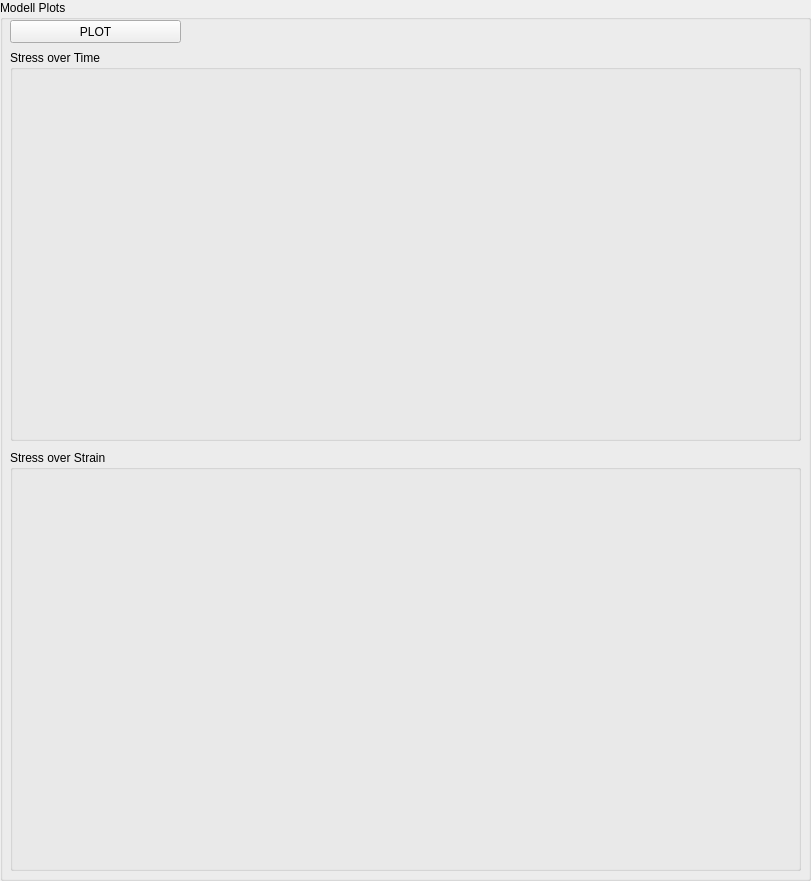
  <widget class="QGroupBox" name="Modell_Plot">
   <property name="enabled">
    <bool>true</bool>
   </property>
   <property name="geometry">
    <rect>
     <x>630</x>
     <y>10</y>
     <width>811</width>
     <height>881</height>
    </rect>
   </property>
   <property name="sizePolicy">
    <sizepolicy hsizetype="Preferred" vsizetype="Preferred">
     <horstretch>8</horstretch>
     <verstretch>8</verstretch>
    </sizepolicy>
   </property>
   <property name="font">
    <font>
     <family>Arial</family>
    </font>
   </property>
   <property name="title">
    <string>Modell Plots</string>
   </property>
   <widget class="QGroupBox" name="Stress_Time_Plot">
    <property name="geometry">
     <rect>
      <x>10</x>
      <y>50</y>
      <width>791</width>
      <height>391</height>
     </rect>
    </property>
    <property name="font">
     <font>
      <family>Arial</family>
     </font>
    </property>
    <property name="title">
     <string>Stress over Time</string>
    </property>
    <widget class="QWidget" name="PLOT_WIN_STRESS_TIME" native="true">
     <property name="geometry">
      <rect>
       <x>20</x>
       <y>20</y>
       <width>761</width>
       <height>361</height>
      </rect>
     </property>
     <property name="font">
      <font>
       <family>Arial</family>
      </font>
     </property>
     <property name="layoutDirection">
      <enum>Qt::LeftToRight</enum>
     </property>
     <property name="autoFillBackground">
      <bool>false</bool>
     </property>
     <widget class="QWidget" name="verticalLayoutWidget_2">
      <property name="geometry">
       <rect>
        <x>0</x>
        <y>0</y>
        <width>761</width>
        <height>311</height>
       </rect>
      </property>
      <property name="font">
       <font>
        <family>Arial</family>
       </font>
      </property>
      <layout class="QVBoxLayout" name="PLOT_BOX_STRESS_TIME"/>
     </widget>
     <widget class="QWidget" name="verticalLayoutWidget">
      <property name="geometry">
       <rect>
        <x>0</x>
        <y>310</y>
        <width>761</width>
        <height>51</height>
       </rect>
      </property>
      <property name="font">
       <font>
        <family>Arial</family>
       </font>
      </property>
      <layout class="QVBoxLayout" name="TOOL_BOX_STRESS_TIME"/>
     </widget>
    </widget>
   </widget>
   <widget class="QGroupBox" name="Stress_Strain_Plot">
    <property name="geometry">
     <rect>
      <x>10</x>
      <y>450</y>
      <width>791</width>
      <height>421</height>
     </rect>
    </property>
    <property name="font">
     <font>
      <family>Arial</family>
     </font>
    </property>
    <property name="title">
     <string>Stress over Strain</string>
    </property>
    <widget class="QWidget" name="PLOT_WIN_STRESS_STRAIN" native="true">
     <property name="geometry">
      <rect>
       <x>20</x>
       <y>20</y>
       <width>761</width>
       <height>391</height>
      </rect>
     </property>
     <property name="font">
      <font>
       <family>Arial</family>
      </font>
     </property>
     <property name="layoutDirection">
      <enum>Qt::LeftToRight</enum>
     </property>
     <property name="autoFillBackground">
      <bool>false</bool>
     </property>
     <widget class="QWidget" name="verticalLayoutWidget_3">
      <property name="geometry">
       <rect>
        <x>0</x>
        <y>0</y>
        <width>761</width>
        <height>341</height>
       </rect>
      </property>
      <property name="font">
       <font>
        <family>Arial</family>
       </font>
      </property>
      <layout class="QVBoxLayout" name="PLOT_BOX_STRESS_STRAIN"/>
     </widget>
     <widget class="QWidget" name="verticalLayoutWidget_4">
      <property name="geometry">
       <rect>
        <x>0</x>
        <y>340</y>
        <width>761</width>
        <height>51</height>
       </rect>
      </property>
      <property name="font">
       <font>
        <family>Arial</family>
       </font>
      </property>
      <layout class="QVBoxLayout" name="TOOL_BOX_STRESS_STRAIN"/>
     </widget>
    </widget>
   </widget>
   <widget class="QPushButton" name="PLOT_MODEL">
    <property name="geometry">
     <rect>
      <x>10</x>
      <y>20</y>
      <width>171</width>
      <height>23</height>
     </rect>
    </property>
    <property name="font">
     <font>
      <family>Arial</family>
     </font>
    </property>
    <property name="text">
     <string>PLOT</string>
    </property>
   </widget>
   <widget class="QLabel" name="LOGO_THM">
    <property name="geometry">
     <rect>
      <x>440</x>
      <y>10</y>
      <width>361</width>
      <height>41</height>
     </rect>
    </property>
    <property name="font">
     <font>
      <family>Arial</family>
     </font>
    </property>
    <property name="text">
     <string/>
    </property>
    <property name="pixmap">
     <pixmap>PIC/logo.png</pixmap>
    </property>
    <property name="scaledContents">
     <bool>true</bool>
    </property>
   </widget>
  </widget>
